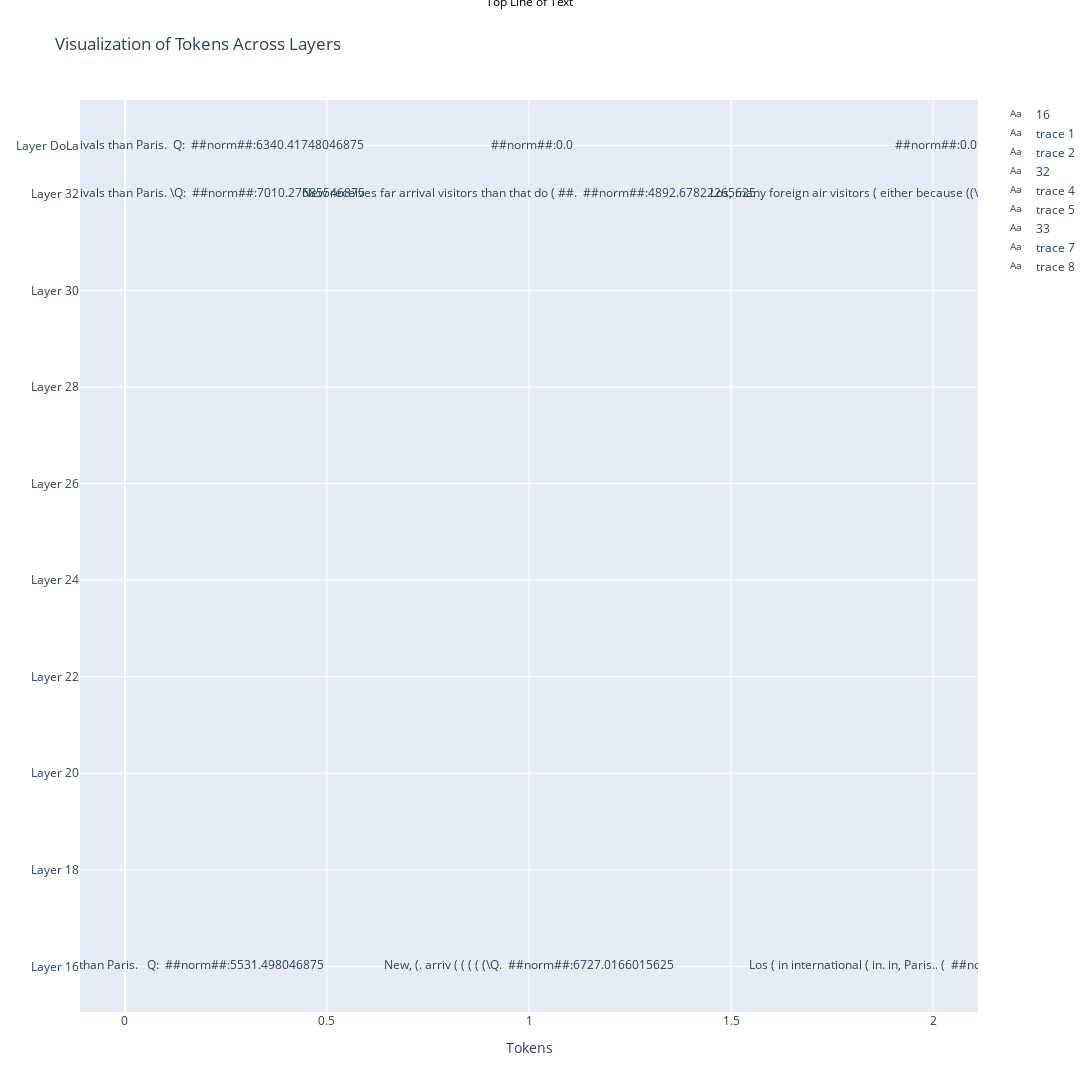

This figure's notebook cell:
### Code cell
import plotly.graph_objects as go

# Initialize the figure
fig = go.Figure()

layer_tokens_dict = layer_tokens_sentence
layer_tokens_logits = layer_tokens_sentence_norm

# Add traces for each layer and prepare annotations
annotations = []
offset = 0.8
max_layer = max(layer_tokens_dict.keys())
argmax = 3

# Track traces for each layer
layer_traces = {layer: [] for layer in layer_tokens_dict.keys()}

for layer, tokens in layer_tokens_dict.items():
    # Decode tokens
    tokens_str = [tokenizer.decode(tkn, skip_special_tokens=True) for tkn in tokens]
    tokens_norms = layer_tokens_logits[layer]

    # Add the first word as visible and create annotations for them
    for i, sentence in enumerate(tokens_str):
        # Add markers
        fig.add_trace(go.Scatter(
            x=[i],
            y=[layer],
            mode='text',
            text=sentence + '\n ##norm##:' + str(tokens_norms[i]),
            marker=dict(color='blue' if i == 0 else 'red', size=6),
            visible=True,
            name=layer if i == 0 else None,
        ))

# Add two lines of text on top of the plot
    text_annotations = [
        go.layout.Annotation(
            x=0.5,
            y=1.12,
            xref="paper",
            yref="paper",
            text="Top Line of Text",  # Replace with your desired text
            showarrow=False,
            font=dict(size=12, color="black"),
            xanchor='center',
            yanchor='top',
            align='center'
        ),
        go.layout.Annotation(
            x=0.5,
            y=1.22,
            xref="paper",
            yref="paper",
            text="Second Line of Text",  # Replace with your desired text
            showarrow=False,
            font=dict(size=12, color="black"),
            xanchor='center',
            yanchor='top',
            align='center'
        )
    ]
annotations.extend(text_annotations)

fig.update_layout(
    annotations=annotations,
    yaxis=dict(
        # Use the layer numbers as tick text
        ticktext=[f'Layer {layer}' if layer != max_layer else 'Layer DoLa' for layer in layer_tokens_dict.keys()],
        tickvals=list(layer_tokens_dict.keys())
    ),
    xaxis_title="Tokens",
    title="Visualization of Tokens Across Layers",
    autosize=False,
    width=1600,
    height=1600
)

# Plot the figure
fig.show()
fig.write_html("./results/test_file.html")

### Figure 1 — Plotly figure (JSON) as saved in the notebook; plotly's stock layout.template omitted (floating-point values rounded to 4 significant figures)
{"data": [{"marker": {"color": "blue", "size": 6}, "mode": "text", "name": "16", "text": "London and more ( arrivals than Paris.\n\n Q:\n ##norm##:5531.498046875", "type": "scatter", "visible": true, "x": [0], "y": [16]}, {"marker": {"color": "red", "size": 6}, "mode": "text", "text": "New, (. arriv ( ( ( ( (\\Q.\n ##norm##:6727.0166015625", "type": "scatter", "visible": true, "x": [1], "y": [16]}, {"marker": {"color": "red", "size": 6}, "mode": "text", "text": "Los ( in international ( in. in, Paris.. (\n ##norm##:6038.4951171875", "type": "scatter", "visible": true, "x": [2], "y": [16]}, {"marker": {"color": "blue", "size": 6}, "mode": "text", "name": "32", "text": "London gets more international arrivals than Paris.\n\\Q:\n ##norm##:7010.27685546875", "type": "scatter", "visible": true, "x": [0], "y": [32]}, {"marker": {"color": "red", "size": 6}, "mode": "text", "text": "New receives far arrival visitors than that do (\n##.\n ##norm##:4892.67822265625", "type": "scatter", "visible": true, "x": [1], "y": [32]}, {"marker": {"color": "red", "size": 6}, "mode": "text", "text": "Los, many foreign air visitors ( either because ((\\ (\n ##norm##:5951.4833984375", "type": "scatter", "visible": true, "x": [2], "y": [32]}, {"marker": {"color": "blue", "size": 6}, "mode": "text", "name": "33", "text": "London gets more international arrivals than Paris.\n\nQ:\n ##norm##:6340.41748046875", "type": "scatter", "visible": true, "x": [0], "y": [33]}, {"marker": {"color": "red", "size": 6}, "mode": "text", "text": "\n ##norm##:0.0", "type": "scatter", "visible": true, "x": [1], "y": [33]}, {"marker": {"color": "red", "size": 6}, "mode": "text", "text": "\n ##norm##:0.0", "type": "scatter", "visible": true, "x": [2], "y": [33]}], "layout": {"annotations": [{"align": "center", "font": {"color": "black", "size": 12}, "showarrow": false, "text": "Top Line of Text", "x": 0.5, "xanchor": "center", "xref": "paper", "y": 1.12, "yanchor": "top", "yref": "paper"}, {"align": "center", "font": {"color": "black", "size": 12}, "showarrow": false, "text": "Second Line of Text", "x": 0.5, "xanchor": "center", "xref": "paper", "y": 1.22, "yanchor": "top", "yref": "paper"}], "autosize": false, "height": 1600, "title": {"text": "Visualization of Tokens Across Layers"}, "width": 1600, "xaxis": {"autorange": true, "range": [-0.1111, 2.111], "title": {"text": "Tokens"}, "type": "linear"}, "yaxis": {"autorange": true, "range": [15.06, 33.94], "ticktext": ["Layer 16", "Layer 18", "Layer 20", "Layer 22", "Layer 24", "Layer 26", "Layer 28", "Layer 30", "Layer 32", "Layer DoLa"], "tickvals": [16, 18, 20, 22, 24, 26, 28, 30, 32, 33], "type": "linear"}}}
